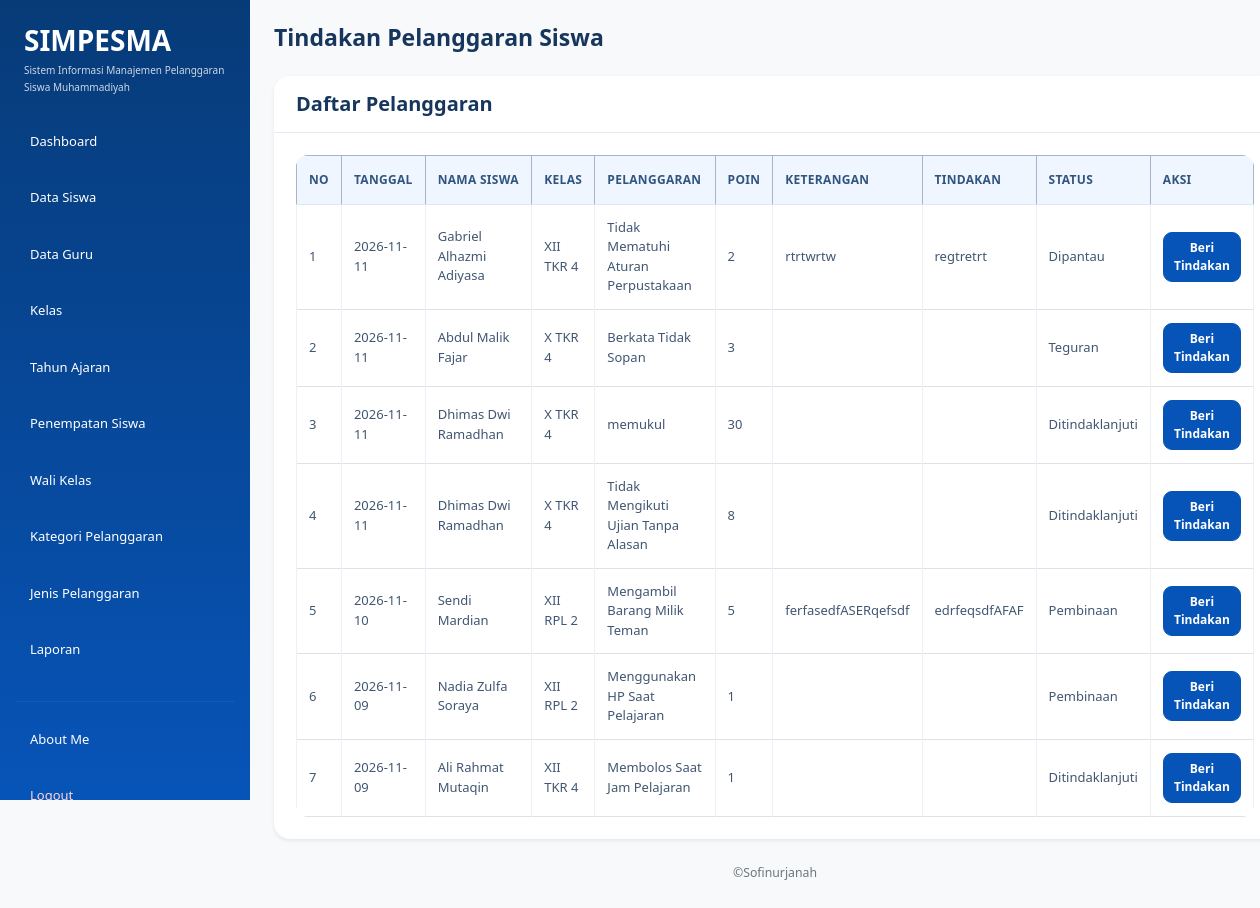
Page /tindakan.php (signed in) on the committed database.
### tables this page shows
CREATE TABLE `t_pelanggaran_siswa` (
  `id` int(11) NOT NULL,
  `tahun_ajaran_id` int(11) NOT NULL,
  `siswa_id` int(11) NOT NULL,
  `nama_siswa` varchar(150) NOT NULL,
  `kelas_id` int(11) NOT NULL,
  `nama_kelas` varchar(100) NOT NULL,
  `pelanggaran_id` int(11) NOT NULL,
  `nama_pelanggaran` varchar(150) NOT NULL,
  `pelanggaran_kategori_id` int(11) NOT NULL,
  `guru_id` int(11) NOT NULL,
  `nama_guru` varchar(150) NOT NULL,
  `tanggal` date NOT NULL,
  `keterangan` text NOT NULL,
  `poin` int(11) NOT NULL,
  `tindakan` text NOT NULL,
  `status` varchar(30) NOT NULL,
  `created_at` timestamp NOT NULL DEFAULT current_timestamp(),
  `updated_at` timestamp NOT NULL DEFAULT current_timestamp()
);

### tindakan.php (the view, shortened to what this page needs)
<?php
include "config/koneksi.php";
$role = $_SESSION['role'];
?>
<!DOCTYPE html>
<html lang="id">
<head>
    <link
        href="https://cdn.jsdelivr.net/npm/bootstrap@5.3.8/dist/css/bootstrap.min.css"
        rel="stylesheet"
    >
    <link
        href="https://cdn.datatables.net/3.1.4/css/dataTables.dataTables.min.css"
        rel="stylesheet"
    >
    <link rel="stylesheet" href="style.css">
</head>
<body class="bg-light">
<div class="container-fluid">
    <div class="row min-vh-100">
        <aside
            class="col-md-3 col-lg-2 min-vh-100 p-3"
            style="background-color: #30318B;"
        >
            <div class="mb-4 px-2">
                <h3 class="text-white mb-1 fw-bold">
                    SIMPESMA
                </h3>
                <p class="text-white mb-0" style="font-size: 10px; line-height: 1.7; opacity: 0.8;">
                    Sistem Informasi Manajemen
                    Pelanggaran Siswa Muhammadiyah
                </p>
            </div>
            <ul class="nav nav-pills flex-column">
                <li class="nav-item mb-2">
                    <a href="dashboard.php" class="nav-link text-white">
                        Dashboard
                    </a>
                </li>
                <?php if ($role == 'admin') { ?>
                    <li class="nav-item mb-2">
                        <a href="data_siswa.php" class="nav-link text-white">
                            Data Siswa
                        </a>
                    </li>
                    <li class="nav-item mb-2">
                        <a href="data_guru.php" class="nav-link text-white">
                            Data Guru
                        </a>
                    </li>
                    <li class="nav-item mb-2">
                        <a href="data_kelas.php" class="nav-link text-white">
                            Kelas
                        </a>
                    </li>
                    <li class="nav-item mb-2">
                        <a href="data_tahun_ajaran.php" class="nav-link text-white">
                            Tahun Ajaran
                        </a>
                    </li>
                    <li class="nav-item mb-2">
                        <a href="penempatan_siswa.php" class="nav-link text-white">
                            Penempatan Siswa
                        </a>
                    </li>
                    <li class="nav-item mb-2">
                        <a href="wali_kelas.php" class="nav-link text-white">
                            Wali Kelas
                        </a>
                    </li>
                    <li class="nav-item mb-2">
                        <a href="kategori_pelanggaran.php" class="nav-link text-white">
                            Kategori Pelanggaran
                        </a>
                    </li>
                    <li class="nav-item mb-2">
                        <a href="jenis_pelanggaran.php" class="nav-link text-white">
                            Jenis Pelanggaran
                        </a>
                    </li>
                    <li class="nav-item mb-2">
                        <a href="laporan.php" class="nav-link text-white">
                            Laporan
                        </a>
                    </li>
                <?php } ?>
                <hr class="text-white-50">
                <li class="nav-item mb-2">
                    <a href="about_me.php" class="nav-link text-white">
                        About Me
                    </a>
                </li>
                <li class="nav-item">
                    <a href="logout.php" class="nav-link text-danger">
                        Logout
                    </a>
                </li>
            </ul>
        </aside>
        <main class="col-md-9 col-lg-10 p-4">
            <div class="mb-4">
                <h2 class="fw-bold mb-1">
                    Tindakan Pelanggaran Siswa
                </h2>
            </div>
            <div class="card border-0 shadow-sm">
                <div class="card-header bg-white py-3">
                    <h5 class="mb-0">
                        Daftar Pelanggaran
                    </h5>
                </div>
                <div class="card-body">
                    <div class="table-responsive">
                        <table
                            id="example"
                            class="table table-bordered table-hover align-middle"
                        >
                            <thead class="table-primary">
                                <tr>
                                    <th>No</th>
                                    <th>Tanggal</th>
                                    <th>Nama Siswa</th>
                                    <th>Kelas</th>
                                    <th>Pelanggaran</th>
                                    <th>Poin</th>
                                    <th>Keterangan</th>
                                    <th>Tindakan</th>
                                    <th>Status</th>
                                    <th>Aksi</th>
                                </tr>
                            </thead>
                            <tbody>
                                <?php
                                $query = mysqli_query($koneksi, "
                                    SELECT *
                                    FROM t_pelanggaran_siswa
                                    WHERE COALESCE(status, '') <> 'Selesai'
                                    ORDER BY tanggal DESC, id DESC
                                ");
                                $no = 1;
                                while ($row = mysqli_fetch_assoc($query)) {
                                ?>
                                    <tr>
                                        <td>
                                            <?php echo $no; ?>
                                        </td>
                                        <td>
                                            <?php echo htmlspecialchars($row['tanggal']); ?>
                                        </td>
                                        <td>
                                            <?php echo htmlspecialchars($row['nama_siswa']); ?>
                                        </td>
                                        <td>
                                            <?php echo htmlspecialchars($row['nama_kelas']); ?>
                                        </td>
                                        <td>
                                            <?php echo htmlspecialchars($row['nama_pelanggaran']); ?>
                                        </td>
                                        <td>
                                            <?php echo htmlspecialchars($row['poin']); ?>
                                        </td>
                                        <td>
                                            <?php echo htmlspecialchars($row['keterangan']); ?>
                                        </td>
                                        <td>
                                            <?php echo htmlspecialchars($row['tindakan']); ?>
                                        </td>
                                        <td>
                                            <?php echo htmlspecialchars($row['status']); ?>
                                        </td>
                                        <td>
                                            <a
                                                href="tindakan.php?edit=<?php echo $row['id']; ?>"
                                                class="btn btn-sm btn-primary"
                                            >
                                                Beri Tindakan
                                            </a>
                                        </td>
                                    </tr>
                                <?php
                                    $no++;
                                }
                                ?>
                            </tbody>
                        </table>
                    </div>
                </div>
            </div>
            <p class="text-center text-secondary small mt-4">
                ©Sofinurjanah
            </p>
        </main>
    </div>
</div>
</body>
</html>

### style.css (style rules this page uses)
:root { --primary: #0754b8; --primary-dark: #073b78; --primary-light: #eaf3ff; --background: #f5f9ff; --white: #ffffff; --text: #17365d; --muted: #71829a; --border: #e3ebf5; --success: #198754; --danger: #dc3545; --radius: 16px; }
* { box-sizing: border-box; }
body { margin: 0; font-family: "Segoe UI", Arial, sans-serif; background: var(--background); color: var(--text); font-size: 14px; }
h1, h2, h3, h4, h5 { color: var(--text); font-weight: 700; }
a { text-decoration: none; }
aside, .sidebar, .col-lg-2.min-vh-100, .col-md-3.col-lg-2.min-vh-100 { background: linear-gradient( 180deg, #073b78 0%, #0754b8 100% ) !important; }
.col-lg-2.min-vh-100, .col-md-3.col-lg-2.min-vh-100 { padding: 24px 16px !important; }
.nav-pills .nav-link { color: #dceaff; padding: 12px 14px; margin-bottom: 5px; border-radius: 10px; font-size: 13px; font-weight: 500; transition: all 0.2s ease; }
.nav-pills .nav-link.text-danger { color: #ffd5d9 !important; }
hr { border-color: rgba(255, 255, 255, 0.25); }
main { min-width: 0; padding: 32px !important; }
main h2 { font-size: 23px; }
main p { color: var(--muted); line-height: 1.7; }
.container-fluid { padding-left: 0; padding-right: 0; }
.row { margin-right: 0; margin-left: 0; }
.card { border: 1px solid var(--border); border-radius: var(--radius); background: var(--white); box-shadow: 0 5px 22px rgba(22, 63, 115, 0.045); transition: box-shadow 0.2s ease, transform 0.2s ease; }
.card-header { background: #ffffff; border-bottom: 1px solid var(--border); padding: 18px 22px; border-radius: var(--radius) var(--radius) 0 0 !important; font-weight: 700; color: var(--text); }
.card-body { padding: 22px; }
.btn { border-radius: 9px; padding: 9px 16px; font-weight: 600; font-size: 13px; transition: all 0.2s ease; }
.btn-primary { color: #fff; background: var(--primary); border-color: var(--primary); }
.table-responsive { border-radius: 12px; }
.table { margin-bottom: 0; vertical-align: middle; font-size: 13px; }
.table thead th, .table th { background: #f0f6ff; color: #31557f; font-size: 12px; font-weight: 700; text-transform: uppercase; letter-spacing: 0.3px; border-bottom: 1px solid #dce7f5; padding: 15px 12px; white-space: nowrap; }
.table tbody td { color: #415672; padding: 13px 12px; border-color: #edf1f7; }
.table .btn { padding: 6px 10px; font-size: 12px; }
@media (min-width: 768px) { .col-md-3.col-lg-2.min-vh-100, .col-lg-2.min-vh-100, aside.sidebar { position: fixed !important; top: 0; left: 0; bottom: 0; width: 250px; height: 100vh; overflow-y: auto; z-index: 1000; } }
@media (min-width: 768px) { main { margin-left: 250px; width: calc(100% - 250px); } }

### rows in the picture
t_pelanggaran_siswa: tanggal "2026-11-11", nama_siswa "Gabriel Alhazmi Adiyasa", nama_kelas "XII TKR 4", nama_pelanggaran "Tidak Mematuhi Aturan Perpustakaan", poin "2", keterangan "rtrtwrtw", tindakan "regtretrt", status "Dipantau"
t_pelanggaran_siswa: tanggal "2026-11-11", nama_siswa "Abdul Malik Fajar", nama_kelas "X TKR 4", nama_pelanggaran "Berkata Tidak Sopan", poin "3", status "Teguran"
t_pelanggaran_siswa: tanggal "2026-11-11", nama_siswa "Dhimas Dwi Ramadhan", nama_kelas "X TKR 4", nama_pelanggaran "memukul", poin "30", status "Ditindaklanjuti"
t_pelanggaran_siswa: tanggal "2026-11-11", nama_siswa "Dhimas Dwi Ramadhan", nama_kelas "X TKR 4", nama_pelanggaran "Tidak Mengikuti Ujian Tanpa Alasan", poin "8", status "Ditindaklanjuti"
t_pelanggaran_siswa: tanggal "2026-11-10", nama_siswa "Sendi Mardian", nama_kelas "XII RPL 2", nama_pelanggaran "Mengambil Barang Milik Teman", poin "5", keterangan "ferfasedfASERqefsdf", tindakan "edrfeqsdfAFAF", status "Pembinaan"
t_pelanggaran_siswa: tanggal "2026-11-09", nama_siswa "Nadia Zulfa Soraya", nama_kelas "XII RPL 2", nama_pelanggaran "Menggunakan HP Saat Pelajaran", poin "1", status "Pembinaan"
t_pelanggaran_siswa: tanggal "2026-11-09", nama_siswa "Ali Rahmat Mutaqin", nama_kelas "XII TKR 4", nama_pelanggaran "Membolos Saat Jam Pelajaran", poin "1", status "Ditindaklanjuti"
